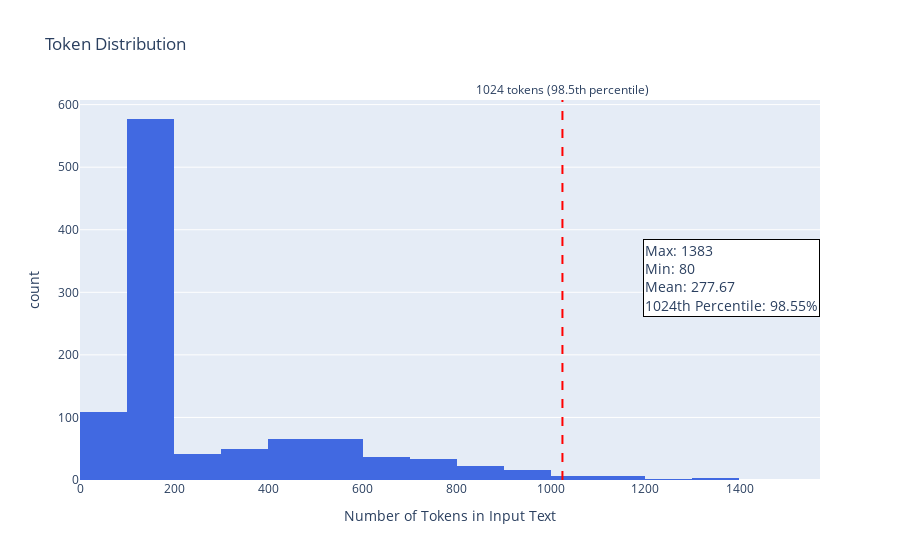

Notebook code for this chart:
### Code cell
combined_token_len = df['combined'].apply(lambda x: len(tokenizer.encode(x).tokens))

# Compute statistics
max_tokens = combined_token_len.max()
min_tokens = combined_token_len.min()
mean_tokens = combined_token_len.mean()

percentile_1024 = (combined_token_len <= 1024).mean() * 100  # percentage of samples ≤ 1024

counts, bins = np.histogram(combined_token_len, bins=20)
max_count = counts.max()

fig = px.histogram(
    x=combined_token_len,
    nbins=20,
    title="Token Distribution",
    labels={"x": "Number of Tokens in Input Text", "y": "Frequency"},
    color_discrete_sequence=["royalblue"]
)

stats_text = (
    f"Max: {max_tokens}<br>"
    f"Min: {min_tokens}<br>"
    f"Mean: {mean_tokens:.2f}<br>"
    f"1024th Percentile: {percentile_1024:.2f}%"
)

fig.add_annotation(
    x=max_tokens,
    y=max_count * 0.8,
    text=stats_text,
    showarrow=False,
    align="left",
    bgcolor="white",
    bordercolor="black",
    borderwidth=1,
    font=dict(size=14)
)

fig.add_vline(
    x=1024,
    line_width=2,
    line_dash="dash",
    line_color="red",
    annotation_text=f"1024 tokens ({percentile_1024:.1f}th percentile)",
    annotation_position="top"
)

fig.show()

### Figure 1 — Plotly figure (JSON) as saved in the notebook; plotly's stock layout.template omitted (floating-point values rounded to 4 significant figures; data arrays with more than 128 entries replaced by an {"elided": "..."} marker saying what was removed)
{"data": [{"bingroup": "x", "hovertemplate": "Number of Tokens in Input Text=%{x}<br>count=%{y}<extra></extra>", "legendgroup": "", "marker": {"color": "royalblue", "pattern": {"shape": ""}}, "name": "", "nbinsx": 20, "orientation": "v", "showlegend": false, "type": "histogram", "x": {"elided": "1033 int values"}, "xaxis": "x", "yaxis": "y"}], "layout": {"annotations": [{"align": "left", "bgcolor": "white", "bordercolor": "black", "borderwidth": 1, "font": {"size": 14}, "showarrow": false, "text": "Max: 1383<br>Min: 80<br>Mean: 277.67<br>1024th Percentile: 98.55%", "x": 1383, "y": 323.2}, {"showarrow": false, "text": "1024 tokens (98.5th percentile)", "x": 1024, "xanchor": "center", "xref": "x", "y": 1, "yanchor": "bottom", "yref": "y domain"}], "barmode": "relative", "legend": {"tracegroupgap": 0}, "shapes": [{"line": {"color": "red", "dash": "dash", "width": 2}, "type": "line", "x0": 1024, "x1": 1024, "xref": "x", "y0": 0, "y1": 1, "yref": "y domain"}], "title": {"text": "Token Distribution"}, "xaxis": {"anchor": "y", "domain": [0, 1], "title": {"text": "Number of Tokens in Input Text"}}, "yaxis": {"anchor": "x", "domain": [0, 1], "title": {"text": "count"}}}}
